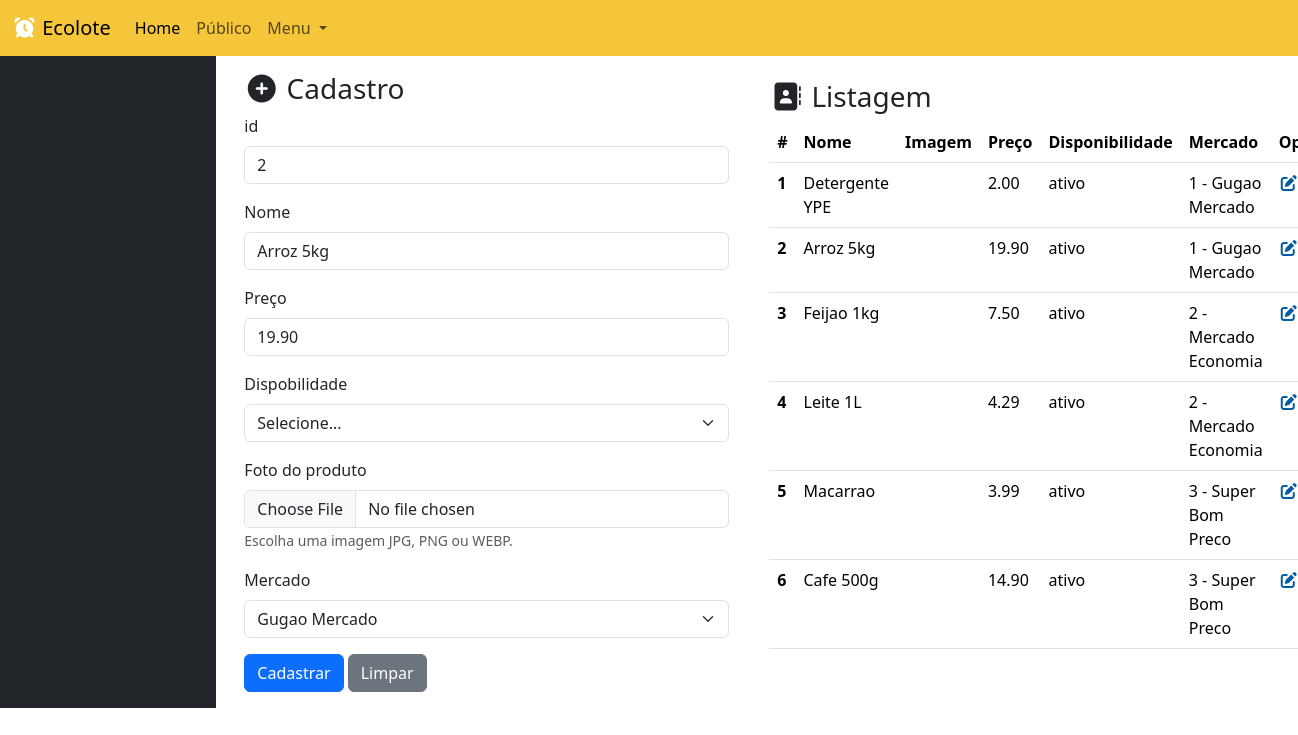
The app's page /produto.php?id=2 (signed in) with its own data.
### tables this page shows
CREATE TABLE IF NOT EXISTS produto(
    id INT PRIMARY KEY AUTO_INCREMENT,
    nome VARCHAR(120),
    preco DECIMAL(10,2),
    disponibilidade VARCHAR(30) NOT NULL,
    imagem VARCHAR(255),
    mercado_id INT NOT NULL,
    FOREIGN KEY (mercado_id) REFERENCES mercado(id)
);

CREATE TABLE IF NOT EXISTS mercado (
    id INT PRIMARY KEY AUTO_INCREMENT,
    nome VARCHAR(120) NOT NULL,
    cnpj VARCHAR(20) NOT NULL,
    email VARCHAR(120) NOT NULL,
    senha VARCHAR(120) NOT NULL,
    endereco VARCHAR(200) NOT NULL,
    telefone VARCHAR(20) NOT NULL,
    foto VARCHAR(255),
    mapa VARCHAR(255)
);

### produto.php (the view, shortened to what this page needs)
<?php
  include './backend/conexao.php';
  $destino = "./backend/produto/inserir.php";
  if(!empty($_GET['id'])){
    $id = $_GET['id'];
    $sql = "SELECT * FROM produto WHERE id='$id' ";
    $dados = mysqli_query($conexao, $sql);
    $produtos = mysqli_fetch_assoc($dados);
    $destino = "./backend/produto/alterar.php";
  }
?>
<!doctype html>
<html lang="pt-br">
  <head>
    <link href="https://cdn.jsdelivr.net/npm/bootstrap@5.3.8/dist/css/bootstrap.min.css" rel="stylesheet">
    <link rel="stylesheet" href="./assets/estilo.css">
    <link rel="stylesheet" href="https://cdnjs.cloudflare.com/ajax/libs/font-awesome/7.0.1/css/all.min.css" />
    <link rel="stylesheet" href="https://cdn.datatables.net/2.3.7/css/dataTables.dataTables.css" />
</head>
<body>
<?php include './modulos/menu_superior.php' ?>
   <div class="container-fluid">
        <div class="row">
            <div class="col-md-2 bg-dark">
            </div>
            <div class="col-md-5">
              <form action="<?=$destino?>" method="post" enctype="multipart/form-data" class="p-3">
                <h3> <i class="fa-solid fa-circle-plus"></i> Cadastro </h3>
                 <div class="mb-3">
                    <label class="form-label"> id </label>
                    <input value="<?php echo isset($produtos) ? $produtos['id'] : "" ?>" type="text" name="id" class="form-control" readonly>
                </div>
                <div class="mb-3">
                    <label class="form-label"> Nome </label>
                    <input value="<?php echo isset($produtos) ? $produtos['nome'] : "" ?>" type="text" name="nome" class="form-control">
                </div>
                 <div class="mb-3">
                    <label class="form-label"> Preço </label>
                    <input value="<?php echo isset($produtos) ? $produtos['preco'] : "" ?>" type="text" name="preco" class="form-control">
                </div>
                <div class="mb-3">
                    <label class="form-label"> Dispobilidade </label>
                    <select class="form-select" name="disponibilidade">
                      <option value="selecione"> Selecione... </option>
                    </select>
                  </div>
                <div class="mb-3">
                    <label class="form-label"> Foto do produto </label>
                    <input type="file" name="imagem" id="imagem" class="form-control" accept="image/*" onchange="mostrarPreview(this, 'previewImagem')">
                    <small class="text-muted">Escolha uma imagem JPG, PNG ou WEBP.</small>
                </div>
                <div class="mb-3">
                  <label class="form-label"> Mercado </label>
                    <select name="mercado" class="form-select">
                      <?php
                        $busca = mysqli_query($conexao, "SELECT * FROM mercado");
                        $mercadoSelecionado = $produtos['mercado_id'] ?? '';
                        while($mercado = $busca->fetch_assoc()){
                        $selected = ($mercadoSelecionado == $mercado['id']) ? 'selected' : '';
                      ?>
                      <option value="<?=$mercado['id']?>" <?=$selected ?>>
                      <?=$mercado['nome']?>
                    </option>
                      <?php } ?>
                    </select>
                </div>
                <button type="submit" class="btn btn-primary"> Cadastrar </button>
                <button type="reset" class="btn btn-secondary"> Limpar </button>
            </form>
            </div>
            <div class="col-md-5">
              <br>
              <h3> <i class="fa-solid fa-address-book"></i> Listagem </h3>
              <table class="table" id="tabela">
              <thead>
                <tr>
                  <th scope="col">#</th>
                  <th scope="col">Nome</th>
                  <th scope="col">Imagem</th>
                  <th scope="col">Preço</th>
                  <th scope="col">Disponibilidade</th>
                  <th scope="col">Mercado</th>
                  <th scope="col">Opções</th>
                </tr>
              </thead>
              <tbody>
                <?php
                  $sql = 'SELECT * FROM produto';
                  $dados = mysqli_query($conexao, $sql);
                  while($coluna = mysqli_fetch_assoc($dados)){
                ?>
                <tr>
                  <th scope="row"> <?php echo $coluna['id'] ?> </th>
                  <td> <?php echo $coluna['nome'] ?></td>
                  <td>
                  </td>
                  <td> <?php echo $coluna['preco'] ?></td>
                  <td> <?php echo $coluna['disponibilidade'] ?></td>
                  <td>
                  <?php
                  $buscamercado = mysqli_query($conexao, "SELECT * FROM mercado WHERE id=".$coluna['mercado_id']);
                  $mercado = mysqli_fetch_assoc($buscamercado);
                  echo $mercado['id'];
                  echo " - ";
                  echo $mercado['nome'];
                  ?>
                  </td>
                  <td>
                    <a href="./produto.php?id=<?=$coluna['id']?>"> <i class="fa-solid fa-pen-to-square" style="color: rgb(1, 92, 164);"></i> </a>
                  </td>
                </tr>
              <?php } ?>
              </tbody>
            </table>
            </div>
        </div>
   </div>
</body>
</html>

### assets/estilo.css (style rules this page uses)
body { margin: 0; padding: 0; }

### records on screen
produto: id "2", nome "Arroz 5kg", preco "19.90", disponibilidade "ativo", mercado "1", mercado.nome "Gugao Mercado"
produto: id "1", nome "Detergente YPE", preco "2.00", disponibilidade "ativo", mercado "1", mercado.nome "Gugao Mercado"
produto: id "3", nome "Feijao 1kg", preco "7.50", disponibilidade "ativo", mercado "2", mercado.nome "Mercado Economia"
produto: id "4", nome "Leite 1L", preco "4.29", disponibilidade "ativo", mercado "2", mercado.nome "Mercado Economia"
produto: id "5", nome "Macarrao", preco "3.99", disponibilidade "ativo", mercado "3", mercado.nome "Super Bom Preco"
produto: id "6", nome "Cafe 500g", preco "14.90", disponibilidade "ativo", mercado "3", mercado.nome "Super Bom Preco"

### other values on screen
form field mercado "Gugao Mercado"
